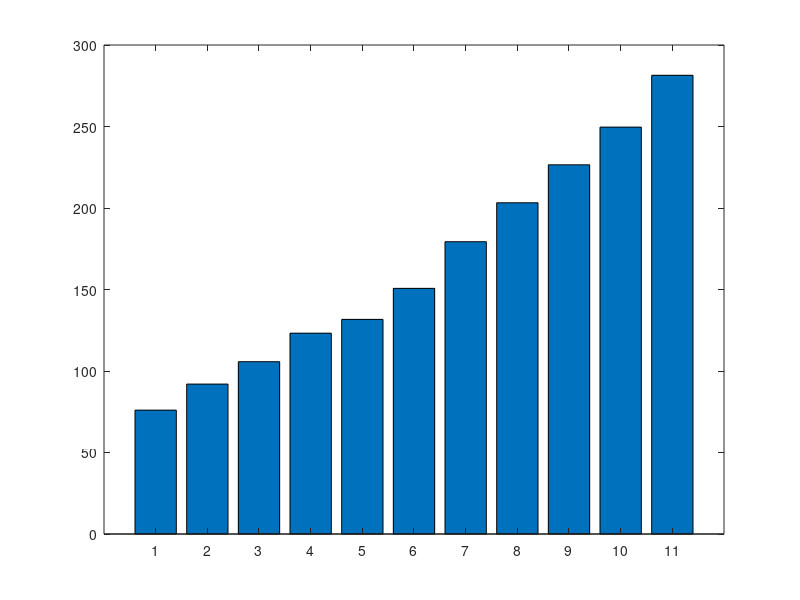

Recreate this plot in MATLAB.
y = [75.995 91.972 105.711 123.203 131.669 ...
     150.697 179.323 203.212 226.505 249.633 281.422];
figure; bar(y);
